Frame 1 (no input): blank canvas, image omitted
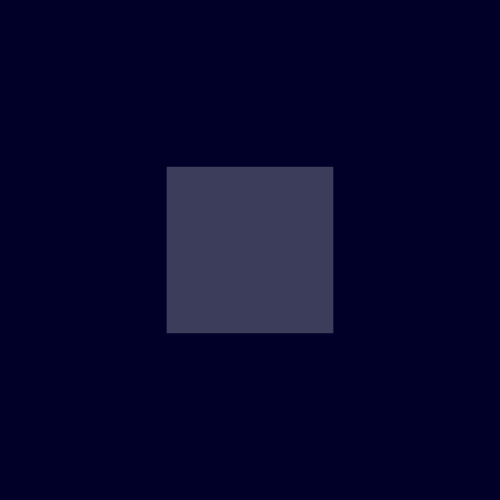
Frame 2 (the mouse pressed at the canvas centre, redrawn once)

The p5.js sketch that drew this single still picture (run headless with seeded random() and noise() and a simulated clock; the mouse was pressed at the canvas centre and the sketch redrawn once):

// p5.js sketch
// ── sketch.js
var step = 0;
function setup() {
  createCanvas(500,500);
  background(0,0,40);
  noStroke();
  fill(255,60);
  noLoop();
  rectMode(CENTER);
}

function draw() {
  
}

function rug(rx,ry,w,h,steps) {
  if(steps==1){
    rect(rx,ry,w/3,h/3);
  } else {
    rect(rx,ry,w/3,h/3);
    rug(rx-w/3,ry-w/3,w/3,h/3,steps-1);
    rug(rx,ry-w/3,w/3,h/3,steps-1);
    rug(rx+w/3,ry-w/3,w/3,h/3,steps-1);

    rug(rx-w/3,ry,w/3,h/3,steps-1);
    rug(rx+w/3,ry,w/3,h/3,steps-1);

    rug(rx-w/3,ry+w/3,w/3,h/3,steps-1);
    rug(rx,ry+w/3,w/3,h/3,steps-1);
    rug(rx+w/3,ry+w/3,w/3,h/3,steps-1);
  }
}

function mousePressed(){
  step ++;
  rug(width/2,height/2,width,height,step);
}
